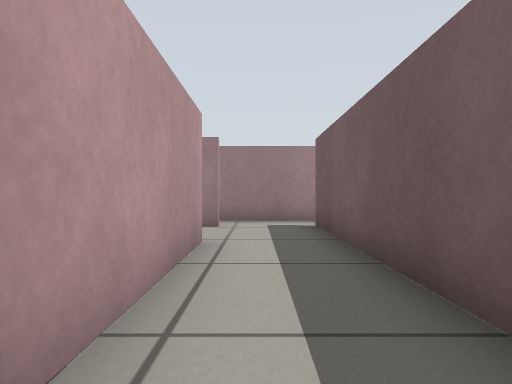
view 1 (above)

19 first-person views from a walk through a world built for the Gazebo simulator. The camera is 0.39 m above the floor, looks level and sees 70° across. The floor is counted in squares, 0.5 m on a side. Each view is taken from the middle of a square. On the plan, view 1 faces up. The plan holds only what a view shows up to about 11 squares ahead; the rest is blank.

view 2
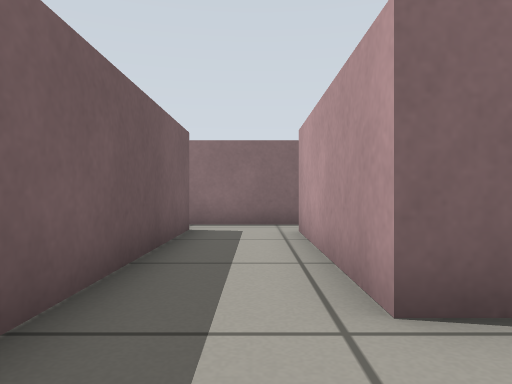

view 3
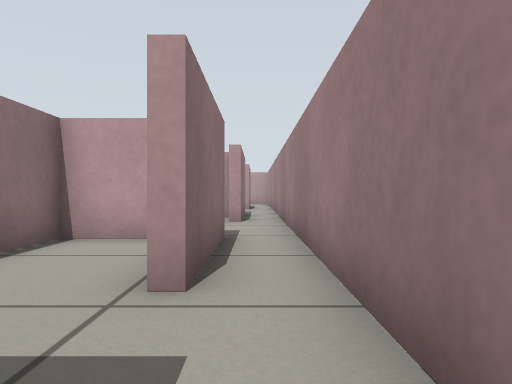

view 4
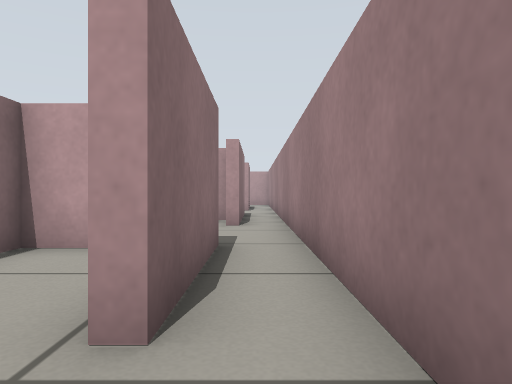

view 5
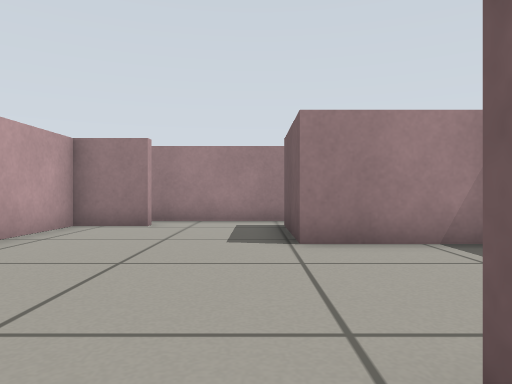

view 6
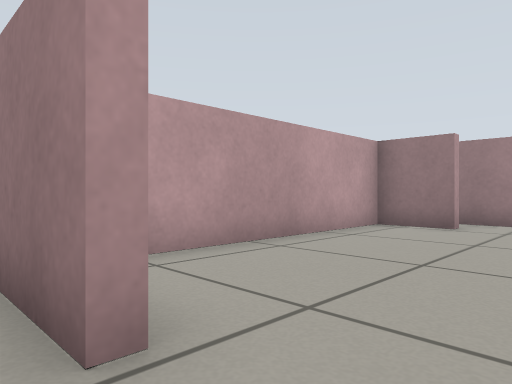

view 7
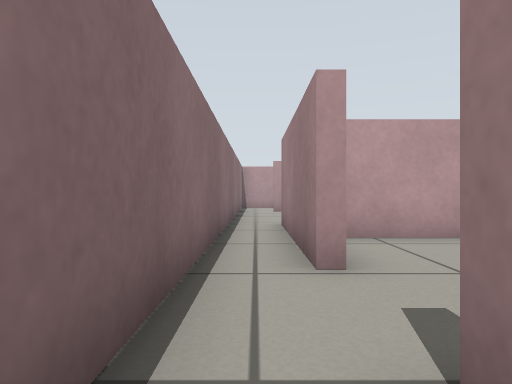

view 8
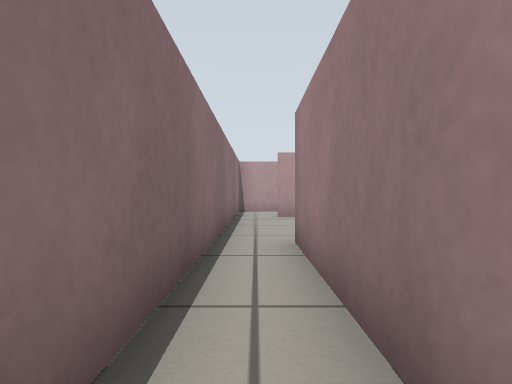

view 9
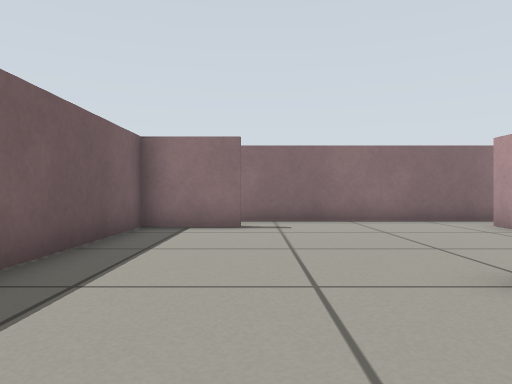

view 10
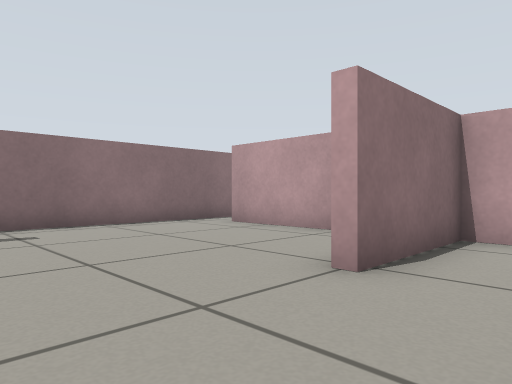

view 11
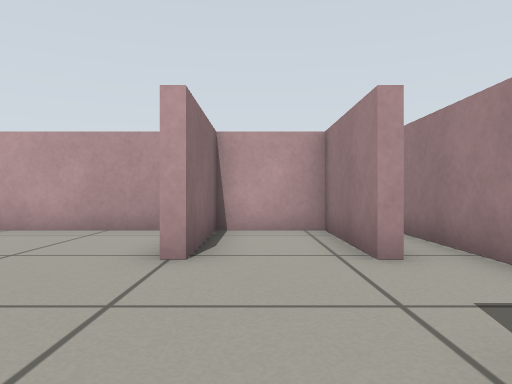

view 12
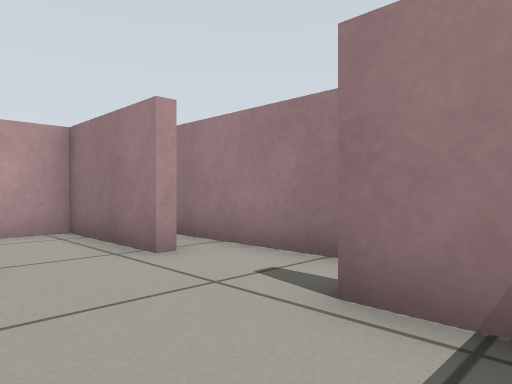

view 13
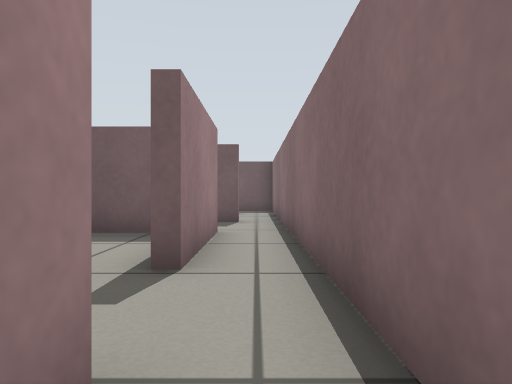

view 14
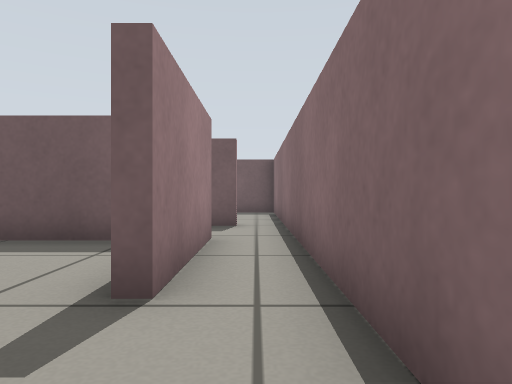

view 15
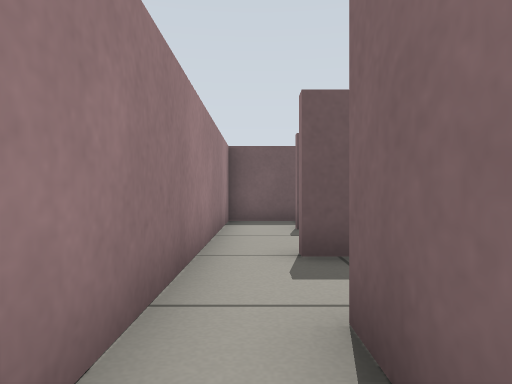

view 16
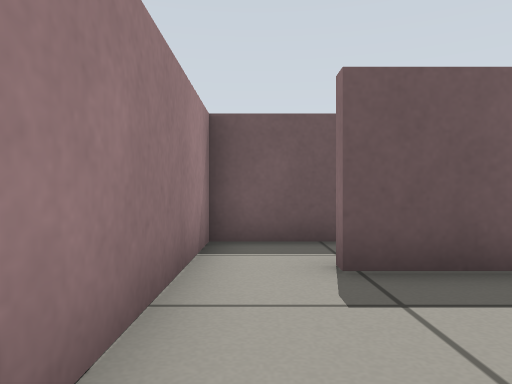

view 17
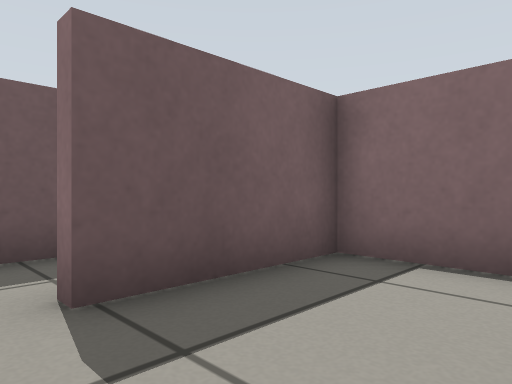

view 18
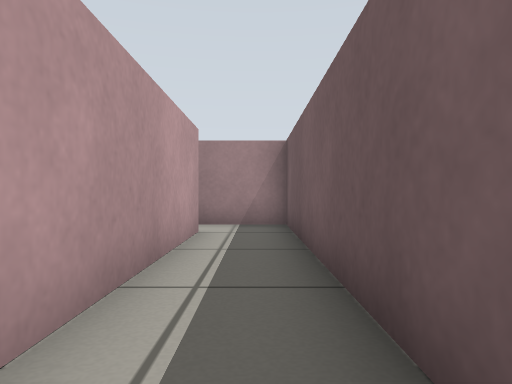

view 19
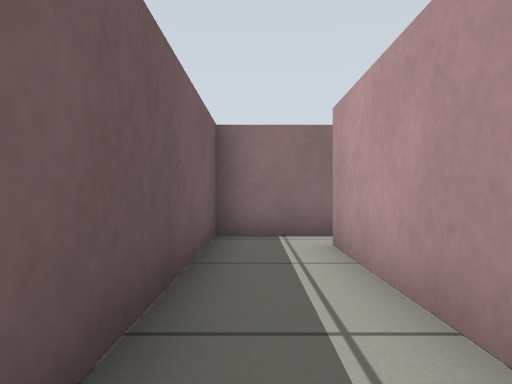

### Floor plan
Points are (right, up) in squares from view 1. A wall is a line through its corners. A room is listed if a view was taken in it or the views show most of it. See-through windows are left out.
Room 1 (views 1, 2)
walls: (1.4, 0.4) (1.4, 8.5); (-0.8, 8.3) (-1.2, 8.3); (-0.5, -0.7) (1.5, -0.7); (-4, 7.2) (-4, 5.8) (-0.8, 5.8) (-0.8, 0.6)
ways out: opening at (0, 0) to room 3; opening at (0, 8) to room 4; opening at (1, 0)
Room 2 (views 3, 4, 16, 17)
walls: (4.5, 9.7) (0.5, 9.7); (2.6, 4.9) (4.6, 4.9) (4.6, 8.2)
ways out: opening at (1, 9) to room 4; opening at (5, 9) to room 5
Room 3 (views 5, 6, 7, 8, 9, 10, 11, 12, 13, 14)
walls: (-11.8, 0.9) (-9.5, 0.9) (-9.5, 5.4); (-10.4, 8.3) (-11.5, 8.3); (-14.1, 8.3) (-17.4, 8.3) (-17.4, 6.2) (-14.1, 6.2); (-17.4, 5.1) (-17.4, 0.6); (-12.3, 9.7) (-16.8, 9.7); (-6.7, 1) (-6.7, 0.6) (-11.8, 0.6); (-17.4, -0.7) (-0.5, -0.7); (-0.8, 0.6) (-4.4, 0.6)
ways out: opening at (0, 0) to room 1; opening at (-5.5, 1) to room 4; opening at (-18, 0)
Room 4 (view 15)
walls: (-1.5, 5.5) (-4.3, 5.5) (-4.3, 8.5) (-0.8, 8.5); (-7.4, 8.3) (-9.2, 8.3) (-9.2, 1.5); (-1.1, 1.9) (-1.1, 4.1); (0.5, 9.7) (-8.9, 9.7)
ways out: opening at (0, 8) to room 1; opening at (1, 9) to room 2; opening at (-5.5, 1) to room 3
Room 5 (views 18, 19)
walls: (4.9, 8.1) (4.9, 0.6); (4.5, -0.7) (6.7, -0.7) (6.7, 9.7) (4.5, 9.7)
ways out: opening at (5, 9) to room 2; opening at (5, 0)

Where each view was taken, in squares from view 1:
view 1: 0 up, 0 right, facing up
view 2: 8 up, 0 right, facing down
view 3: 9 up, 2 right, facing left
view 4: 9 up, 1 right, facing left
view 5: 0 up, 5 left, facing up
view 6: 0 up, 5 left, facing up-left
view 7: 0 up, 3 left, facing left
view 8: 0 up, 6 left, facing left
view 9: 9 up, 12 left, facing down
view 10: 8 up, 11 left, facing down-left
view 11: 7 up, 10 left, facing left
view 12: 6 up, 10 left, facing up-left
view 13: 0 up, 8 left, facing right
view 14: 0 up, 7 left, facing right
view 15: 9 up, 3 left, facing right
view 16: 9 up, 1 right, facing right
view 17: 9 up, 2 right, facing down-right
view 18: 1 up, 6 right, facing up
view 19: 6 up, 6 right, facing down
